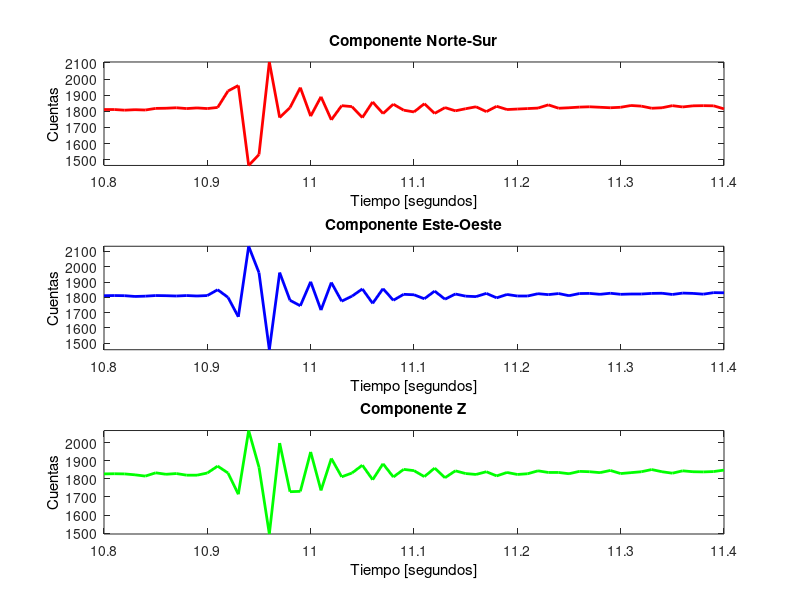

Write the MATLAB code that produced this figure. (Note: this script raises an error after producing the figure.)
%Valentina Iturra Rosales 03/12/2024
clc
clear all
close all

data_NE = load("DATA_FACU_3.txt");
data_NE(:,4) = data_NE(:,4)/1000;
data_SE = load("DATA_FACU_4.txt");
data_SE(:,4) = data_SE(:,4)/1000;
data_SO = load("DATA_FACU_5.txt");
data_SO(:,4) = data_SO(:,4)/1000;
data_NO = load("DATA_FACU_6.txt");
data_NO(:,4) = data_NO(:,4)/1000;

%%

    % figure();
    %         subplot(3,1,1)
    %             plot(data_NE(:,4),data_NE(:,1),'-r');
    %             axis tight
    %             xlabel('Tiempo [segundos]','FontWeight','normal','Color','k');
    %             ylabel('Cuentas','FontWeight','normal','Color','k');
    %             title('Componente Norte-Sur')
    % 
    %         subplot(3,1,2)
    %             plot(data_NE(:,4),data_NE(:,2),'-b');
    %             axis tight
    %             xlabel('Tiempo [segundos]','FontWeight','normal','Color','k');
    %             ylabel('Cuentas','FontWeight','normal','Color','k');
    %             title('Componente Este-Oeste')
    % 
    %         subplot(3,1,3)
    %             plot(data_NE(:,4),data_NE(:,3),'-g');
    %             axis tight
    %             xlabel('Tiempo [minutos]','FontWeight','normal','Color','k');
    %             ylabel('Cuentas','FontWeight','normal','Color','k');
    %             title('Componente Z')
    %     sgtitle('Calibración geófono desde el Noreste')


        NUEVO = data_NE(1080:1140,:);

        figure();
            subplot(3,1,1)
                plot(NUEVO(:,4),NUEVO(:,1),'-r','LineWidth',2);
                axis tight
                xlabel('Tiempo [segundos]','FontWeight','normal','Color','k');
                ylabel('Cuentas','FontWeight','normal','Color','k');
                title('Componente Norte-Sur')
            subplot(3,1,2)
                plot(NUEVO(:,4),NUEVO(:,2),'-b','LineWidth',2);
                axis tight
                xlabel('Tiempo [segundos]','FontWeight','normal','Color','k');
                ylabel('Cuentas','FontWeight','normal','Color','k');
                title('Componente Este-Oeste')
            subplot(3,1,3)
                plot(NUEVO(:,4),NUEVO(:,3),'-g','LineWidth',2);
                axis tight
                xlabel('Tiempo [segundos]','FontWeight','normal','Color','k');
                ylabel('Cuentas','FontWeight','normal','Color','k');
                title('Componente Z')
        sgtitle('Señal amplificada de calibración geófono desde el Noreste')

figure()
    subplot(2,1,1)
        plot(data_NE(1090:1100,4),data_NE(1090:1100,1),'-r','LineWidth',2);
         grid minor
        xlabel('Tiempo [segundos]','FontWeight','normal','Color','k');
        ylabel('Cuentas','FontWeight','normal','Color','k');
        title('Componente Norte - Sur')
    subplot(2,1,2)
        plot(data_NE(1090:1100,4),data_NE(1090:1100,2),'-b','LineWidth',2);
        grid minor
        xlabel('Tiempo [segundos]','FontWeight','normal','Color','k');
        ylabel('Cuentas','FontWeight','normal','Color','k');
        title('Componente Este - Oeste')
    sgtitle('Señal amplificada del evento desde el Noreste')


    clear NUEVO
        %%

        % figure();
        %     subplot(3,1,1)
        %         plot(data_SE(:,4),data_SE(:,1),'-r');
        %         axis tight
        %         xlabel('Tiempo [segundos]','FontWeight','normal','Color','k');
        %         ylabel('Cuentas','FontWeight','normal','Color','k');
        %         title('Componente Norte-Sur')
        % 
        %     subplot(3,1,2)
        %         plot(data_SE(:,4),data_SE(:,2),'-b');
        %         axis tight
        %         xlabel('Tiempo [segundos]','FontWeight','normal','Color','k');
        %         ylabel('Cuentas','FontWeight','normal','Color','k');
        %         title('Componente Este-Oeste')
        % 
        %     subplot(3,1,3)
        %         plot(data_SE(:,4),data_SE(:,3),'-g');
        %         axis tight
        %         xlabel('Tiempo [minutos]','FontWeight','normal','Color','k');
        %         ylabel('Cuentas','FontWeight','normal','Color','k');
        %         title('Componente Z')
        % sgtitle('Calibración geófono desde el Sureste')



        NUEVO = data_SE(710:770,:);

        figure();
            subplot(3,1,1)
                plot(NUEVO(:,4),NUEVO(:,1),'-r','LineWidth',2);
                axis tight
                xlabel('Tiempo [segundos]','FontWeight','normal','Color','k');
                ylabel('Cuentas','FontWeight','normal','Color','k');
                title('Componente Norte-Sur')
            subplot(3,1,2)
                plot(NUEVO(:,4),NUEVO(:,2),'-b','LineWidth',2);
                axis tight
                xlabel('Tiempo [segundos]','FontWeight','normal','Color','k');
                ylabel('Cuentas','FontWeight','normal','Color','k');
                title('Componente Este-Oeste')
            subplot(3,1,3)
                plot(NUEVO(:,4),NUEVO(:,3),'-g','LineWidth',2);
                axis tight
                xlabel('Tiempo [segundos]','FontWeight','normal','Color','k');
                ylabel('Cuentas','FontWeight','normal','Color','k');
                title('Componente Z')
        sgtitle('Señal amplificada de calibración geófono desde el Sureste')

        figure()
            subplot(2,1,1)
                plot(data_SE(715:730,4),data_SE(715:730,1),'-r','LineWidth',2);
                    grid minor
                    xlabel('Tiempo [segundos]','FontWeight','normal','Color','k');
                    ylabel('Cuentas','FontWeight','normal','Color','k');
                    title('Componente Norte-Sur')
            subplot(2,1,2)
                plot(data_SE(715:730,4),data_SE(715:730,2),'-b','LineWidth',2);
                    grid minor
                    xlabel('Tiempo [segundos]','FontWeight','normal','Color','k');
                    ylabel('Cuentas','FontWeight','normal','Color','k');
                    title('Componente Este-Oeste')
            sgtitle('Señal amplificada del evento desde el Sureste')

            clear NUEVO
        %%

        % figure();
        %     subplot(3,1,1)
        %         plot(data_NO(:,4),data_NO(:,1),'-r');
        %         axis tight
        %         xlabel('Tiempo [segundos]','FontWeight','normal','Color','k');
        %         ylabel('Cuentas','FontWeight','normal','Color','k');
        %         title('Componente Norte-Sur')
        % 
        %     subplot(3,1,2)
        %         plot(data_NO(:,4),data_NO(:,2),'-b');
        %         axis tight
        %         xlabel('Tiempo [segundos]','FontWeight','normal','Color','k');
        %         ylabel('Cuentas','FontWeight','normal','Color','k');
        %         title('Componente Este-Oeste')
        % 
        %     subplot(3,1,3)
        %         plot(data_NO(:,4),data_NO(:,3),'-g');
        %         axis tight
        %         xlabel('Tiempo [minutos]','FontWeight','normal','Color','k');
        %         ylabel('Cuentas','FontWeight','normal','Color','k');
        %         title('Componente Z')
        % sgtitle('Calibración geófono desde el Noroeste')



        NUEVO = data_NO(860:920,:);

        figure();
            subplot(3,1,1)
                plot(NUEVO(:,4),NUEVO(:,1),'-r','LineWidth',2);
                axis tight
                xlabel('Tiempo [segundos]','FontWeight','normal','Color','k');
                ylabel('Cuentas','FontWeight','normal','Color','k');
                title('Componente Norte-Sur')
            subplot(3,1,2)
                plot(NUEVO(:,4),NUEVO(:,2),'-b','LineWidth',2);
                axis tight
                xlabel('Tiempo [segundos]','FontWeight','normal','Color','k');
                ylabel('Cuentas','FontWeight','normal','Color','k');
                title('Componente Este-Oeste')
            subplot(3,1,3)
                plot(NUEVO(:,4),NUEVO(:,3),'-g','LineWidth',2);
                axis tight
                xlabel('Tiempo [segundos]','FontWeight','normal','Color','k');
                ylabel('Cuentas','FontWeight','normal','Color','k');
                title('Componente Z')
        sgtitle('Señal amplificada de calibración geófono desde el Noroeste')

        
        figure()
            subplot(2,1,1)
                plot(data_NO(870:895,4),data_NO(870:895,1),'-r','LineWidth',2);
                grid minor
                xlabel('Tiempo [segundos]','FontWeight','normal','Color','k');
                ylabel('Cuentas','FontWeight','normal','Color','k');
                title('Componente Norte - Sur')
            subplot(2,1,2)
                plot(data_NO(870:895,4),data_NO(870:895,2),'-b','LineWidth',2);
                grid minor
                xlabel('Tiempo [segundos]','FontWeight','normal','Color','k');
                ylabel('Cuentas','FontWeight','normal','Color','k');
                title('Componente Este - Oeste')
            sgtitle('Señal amplificada del evento desde el Noroeste')
            

            clear NUEVO
        %%

        % figure();
        %     subplot(3,1,1)
        %         plot(data_SO(:,4),data_SO(:,1),'-r');
        %         axis tight
        %         xlabel('Tiempo [segundos]','FontWeight','normal','Color','k');
        %         ylabel('Cuentas','FontWeight','normal','Color','k');
        %         title('Componente Norte-Sur')
        % 
        %     subplot(3,1,2)
        %         plot(data_SO(:,4),data_SO(:,2),'-b');
        %         axis tight
        %         xlabel('Tiempo [segundos]','FontWeight','normal','Color','k');
        %         ylabel('Cuentas','FontWeight','normal','Color','k');
        %         title('Componente Este-Oeste')
        % 
        %     subplot(3,1,3)
        %         plot(data_SO(:,4),data_SO(:,3),'-g');
        %         axis tight
        %         xlabel('Tiempo [minutos]','FontWeight','normal','Color','k');
        %         ylabel('Cuentas','FontWeight','normal','Color','k');
        %         title('Componente Z')
        % sgtitle('Calibración geófono desde el Suroeste')


    
        NUEVO = data_SO(600:660,:);

        figure();
            subplot(3,1,1)
                plot(NUEVO(:,4),NUEVO(:,1),'-r','LineWidth',2);
                axis tight
                xlabel('Tiempo [segundos]','FontWeight','normal','Color','k');
                ylabel('Cuentas','FontWeight','normal','Color','k');
                title('Componente Norte-Sur')
            subplot(3,1,2)
                plot(NUEVO(:,4),NUEVO(:,2),'-b','LineWidth',2);
                axis tight
                xlabel('Tiempo [segundos]','FontWeight','normal','Color','k');
                ylabel('Cuentas','FontWeight','normal','Color','k');
                title('Componente Este-Oeste')
            subplot(3,1,3)
                plot(NUEVO(:,4),NUEVO(:,3),'-g','LineWidth',2);
                axis tight
                xlabel('Tiempo [segundos]','FontWeight','normal','Color','k');
                ylabel('Cuentas','FontWeight','normal','Color','k');
                title('Componente Z')
        sgtitle('Señal amplificada de calibración geófono desde el Suroeste')

        figure()
            subplot(2,1,1)
                plot(data_SO(615:631,4),data_SO(615:631,1),'-r','LineWidth',2);
                    grid minor
                    axis tight
                    title('Componente Norte - Sur')
                    xlabel('Tiempo [segundos]','FontWeight','normal','Color','k');
                    ylabel('Cuentas','FontWeight','normal','Color','k');
            subplot(2,1,2)
                plot(data_SO(615:631,4),data_SO(615:631,2),'-b','LineWidth',2);
                    grid minor
                    axis tight
                    title('Componente Este - Oeste')
                    xlabel('Tiempo [segundos]','FontWeight','normal','Color','k');
                    ylabel('Cuentas','FontWeight','normal','Color','k');
            sgtitle('Señal amplificada del evento desde el Suroeste')

            clear NUEVO
            %%

  figure()
    subplot(2,2,1)
        plot(data_NO(860:920,4),data_NO(860:920,3),'-g','LineWidth',2);
        grid minor
            xlabel('Tiempo [segundos]','FontWeight','normal','Color','k');
            ylabel('Cuentas','FontWeight','normal','Color','k');
        title('Noroeste')
        
    subplot(2,2,2)
        plot(data_NE(1080:1140,4),data_NE(1080:1140,3),'-g','LineWidth',2);
        grid minor
            xlabel('Tiempo [segundos]','FontWeight','normal','Color','k');
            ylabel('Cuentas','FontWeight','normal','Color','k');
        title('Noreste')

    subplot(2,2,3)
         plot(data_SO(600:660,4),data_SO(600:660,3),'-g','LineWidth',2);
        grid minor
            xlabel('Tiempo [segundos]','FontWeight','normal','Color','k');
            ylabel('Cuentas','FontWeight','normal','Color','k');
        title('Suroeste')
        
    subplot(2,2,4)
       plot(data_SE(710:770,4),data_SE(710:770,3),'-g','LineWidth',2);
        grid minor
            xlabel('Tiempo [segundos]','FontWeight','normal','Color','k');
            ylabel('Cuentas','FontWeight','normal','Color','k');
        axis tight
        title('Sureste')
    sgtitle('Señal amplificada de la componente Z del geófono ')
